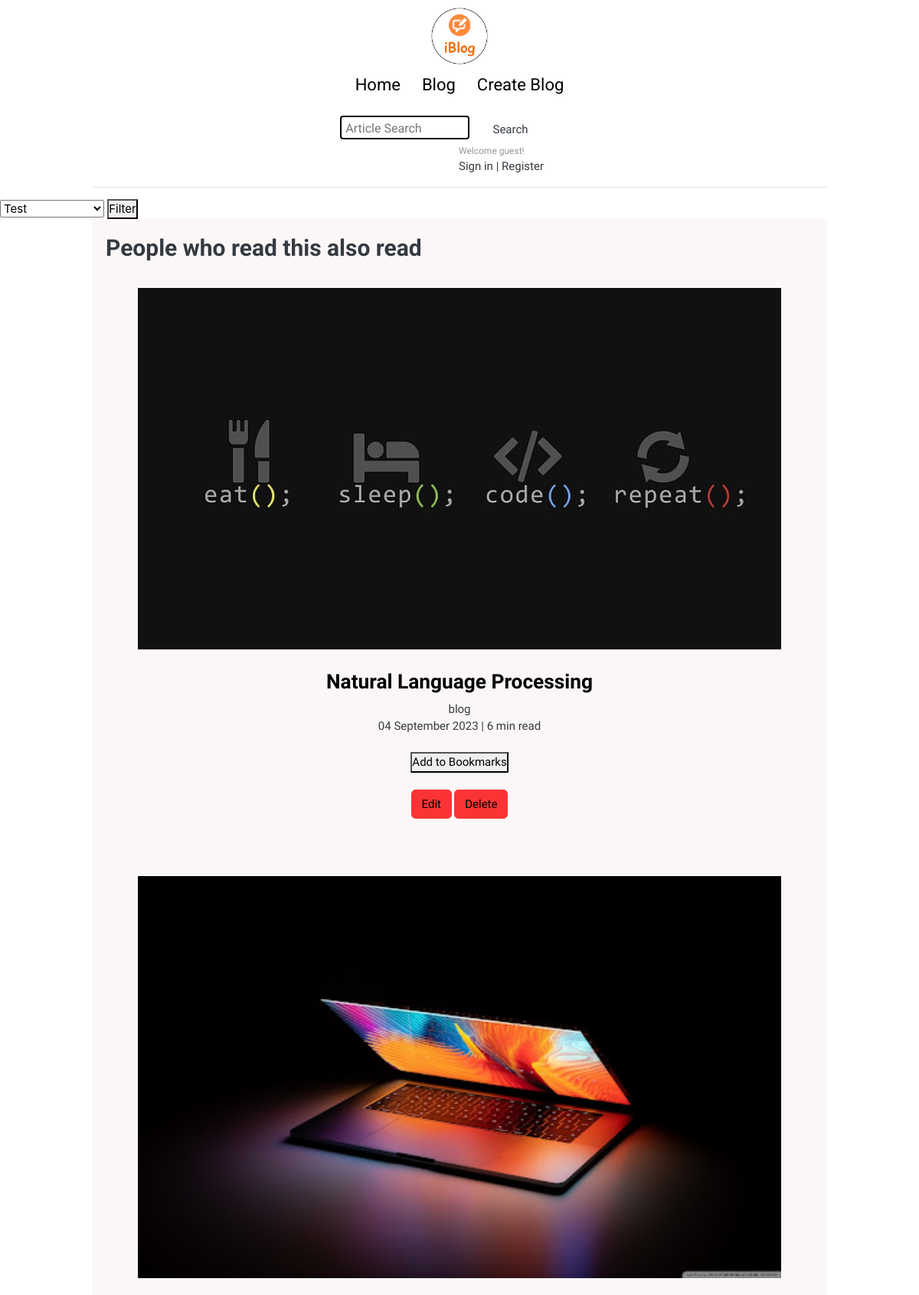
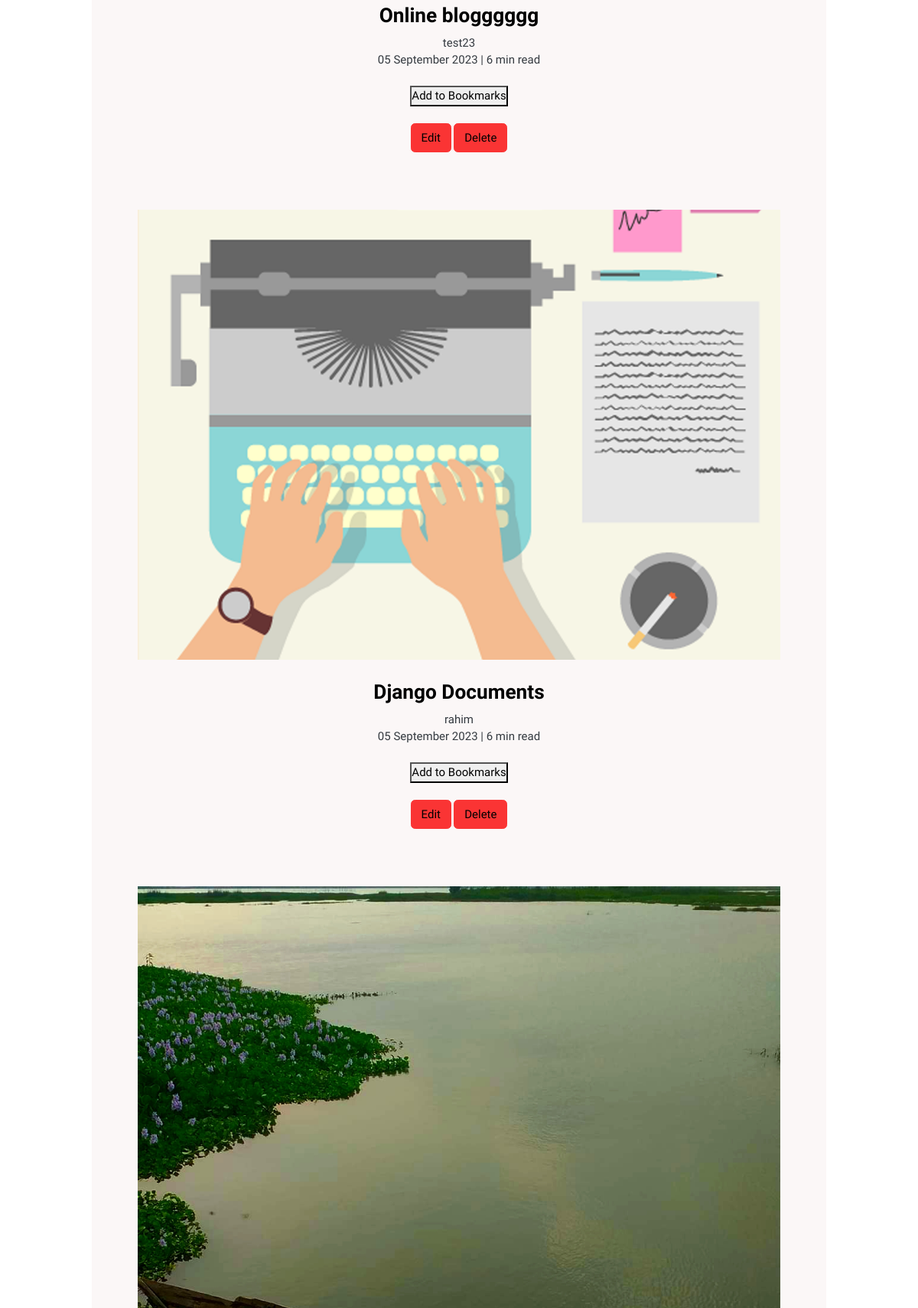
The page /blog/blog/ (upper part) on the database its author committed (2 pictures, top to bottom).
### blog/models.py (models this page shows, shortened)
class Post(models.Model):
    title = models.CharField(max_length=200)
    body = models.TextField()
    categories = models.ManyToManyField(Category)
    author = models.ForeignKey(User, on_delete=models.CASCADE)
    image = models.ImageField(upload_to='photos/blog', blank=True)
    date = models.DateTimeField(auto_now_add=True)
    modified_date = models.DateTimeField(auto_now=True)

### blog/views.py (the view)
# urls.py: path('blog/', views.blog_list, name='blog_list'),
def blog_list(request):
    query = request.GET.get('q')
    category_slug = request.GET.get('category')
    blog_posts = Post.objects.all()
    form = SearchForm()
    categories = Category.objects.all()
    if category_slug:
        try:
            category = Category.objects.get(slug=category_slug)
            blog_posts = blog_posts.filter(categories=category)
        except Category.DoesNotExist:
            pass
    if query:
        blog_posts = blog_posts.filter(
            Q(title__icontains=query) |
            Q(body__icontains=query)
        )
    blog_posts = blog_posts.order_by('-date')
    blog_posts = blog_posts.annotate(average_rating=Avg('blograting__rating')).order_by('-average_rating')
    paginator = Paginator(blog_posts, 5)
    page_number = request.GET.get('page')
    page = paginator.get_page(page_number)
    return render(request, 'blog/blogpost.html', {
        'blog_posts': page,
        'form': form,
        'categories': categories
    })

### blog/forms.py
class SearchForm(forms.Form):
    query = forms.CharField(label='Search', max_length=100)

### blog/templates/blog/blogpost.html (shortened to what this page needs)
{% extends 'base.html' %}
{% load static %}
{% block body %}
<div class="max-width-1 m-auto">
    <hr>
</div>
<form method="GET" action="{% url 'blog_list' %}">
    <select name="category" id="category">
        {% for category in categories %}
            <option value="{{ category.slug }}" {% if category.slug == request.GET.category %}selected{% endif %}>
                {{ category.name }}
            </option>
        {% endfor %}
    </select>
    <button type="submit">Filter</button>
</form>
<div class="home-articles max-width-1 m-auto font2">
    <h2>People who read this also read</h2>
    <div class="row">
        {% for blog in blog_posts %}
        <div class="home-article more-post">
            <div class="home-article-img">
                <img src="{{blog.image.url}}" alt="article">
            </div>
            <div class="home-article-content font1 center">
                {% if request.user.is_authenticated %}
                <a href="{% url 'blog_detail' pk=blog.id %}">
                    <h3>{{ blog.title }}</h3>
                </a>
                <div>{{ blog.author }}</div>
                <span>{{ blog.date|date:"d F Y" }} | 6 min read</span><br><br>
                <div>Average Rating: {{ blog.average_rating|default:"N/A" }}</div>
                <button id="bookmark-add-btn" data-post-id="{{ blog.id }}">
                    <a href="{% url 'bookmark_add' blog.id %}">Add to Bookmarks</a>
                </button>
                {% else %}
                <a href="{% url 'login' %}">
                    <h3>{{ blog.title }}</h3>
                </a>
                <div>{{ blog.author }}</div>
                <span>{{ blog.date|date:"d F Y" }} | 6 min read</span><br><br>
                <button id="bookmark-add-btn" data-post-id="{{ blog.id }}">
                    <a href="{% url 'login' %}">Add to Bookmarks</a>
                </button>
                {% endif %}
                <br><br>
                <button class="btn btn-danger"><a href="{% url 'update_blog' blog.id %}">Edit</a></button>
                <button class="btn btn-danger"><a href="{% url 'delete_blog' blog.id %}">Delete</a></button>
            </div>
        </div>
        {% endfor %}
    </div>
</div>
{% endblock %}

### static/css/utils.css (style rules this page uses)
:root { --main-bg-color: #bd6418; --font1: "Baloo Bhaina 2", cursive; --font2: "Roboto", sans-serif; }
.center { text-align: center }
.font1 { font-family: var(--font1); }
.font2 { font-family: var(--font2); }
.max-width-1 { max-width: 80vw; }
.m-auto { margin: auto; }
.btn { padding: 0px 20px; padding-top: 3px; border: 2px solid black; border-radius: 6px; font-family: var(--font1); font-size: 16px; cursor: pointer; transition: all 0.3s ease-in-out; }

### static/css/style.css (style rules this page uses)
* { margin: 0; padding: 0; }
.home-articles { padding: 18px; background-color: rgb(248, 239, 239, 0.5); margin-top: 23px; position: relative; }
.home-article { display: flex; margin: 25px; }
.home-article img { width: 300px; }
.home-article-content { align-self: center; padding: 25px; }
.home-article-content a { text-decoration: none; color: black; }

### static/css/mobile.css (style rules this page uses)
@media screen and (max-width: 1200px) { .home-article { flex-direction: column; } }
@media screen and (max-width: 1200px) { .home-article-img { text-align: center; } }
@media screen and (max-width: 1200px) { .home-article img { width: 70vw; } }
@media screen and (max-width: 1200px) { .row { flex-direction: column; } }

### static/css/ui.css (style rules this page uses)
html { font-family: "Inter", sans-serif; font-size: 15px; }

### rows shown on the page
Post: image (picture), title "Natural Language Processing", author "blog", date "04 September 2023"
Post: image (picture), title "Online blogggggg", author "test23", date "05 September 2023"
Post: image (picture), title "Django Documents", author "rahim", date "05 September 2023"
Post: image (picture)

### other values the page prints
form field category "Test"
